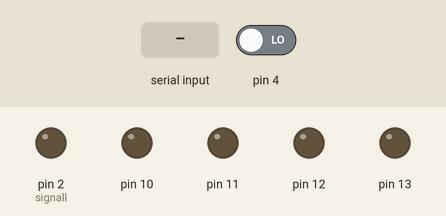
Recording of a sketch running on a simulated Arduino Uno, built with avr-gcc and run on an emulated ATmega328P. Parts: output pins drawn as LEDs (lit = HIGH). The inputs (shaded band) are chosen by the test bench; at power-on: pin 4 LOW. What the sketch prints to the serial monitor is not drawn.

Above: at 1.2 s.
1.3 s: "Reset" received over Serial
2.9 s: "Check" received over Serial
Timing chart, 0 to 5.9 s (numbered marks = the images above; inputs shaded):
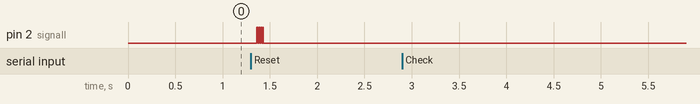

Measured:
- after the input at 1.3 s, pin 2 (signall): alternates HIGH for 0.01 s and LOW for 0.01 s, 8 changes in all, then stays LOW, starting after 0.06 s

The sketch:

RS485_Arduino.ino
```cpp
bool slave = true;
bool ok = false;
String st = "";
String startflag = "";
String sender = "";
String receiver = "";
String cmd = "";
String data = "";
String stopflag = "";
#define signall 2

void setup() {
  for (int i = 10; i < 14; i++) {
    pinMode(i, OUTPUT);
  }
  pinMode(signall, OUTPUT);
  delay(10);
  digitalWrite(signall, LOW);
  Serial.begin(9600);
  pinMode(4, INPUT);
  delay(10);
  if(digitalRead(4) == HIGH){
    slave = true;
  }
  else{
    slave = false;
  }
  delay(10);
}

void ledon(int i, String st) {
  digitalWrite(i + 9, HIGH);
  delay(10);
  digitalWrite(signall, HIGH);
  Serial.println(st);
  delay(10);
  digitalWrite(signall, LOW);
  delay(10);
}

void ledoff(int i, String st) {
  digitalWrite(i + 9, LOW);
  delay(10);
  digitalWrite(signall, HIGH);
  Serial.println(st);
  delay(10);
  digitalWrite(signall, LOW);
  delay(10);
}

void reset(bool slave, String st){
  if (st == "Reset") {
        if (slave == true) {
          for (int i = 1; i <= 4; i++) {
            digitalWrite(9 + i, LOW);
            digitalWrite(signall,HIGH);
            Serial.println("@01T" + String(i) + "#");
            delay(10);
            digitalWrite(signall,LOW);
            delay(10);
          }
        }
        else if (slave == false) {
          delay(50);
          for (int i = 1; i <= 4; i++) {
            digitalWrite(9 + i, LOW);
            digitalWrite(signall,HIGH);
            Serial.println("@02T" + String(i) + "#");
            delay(10);
            digitalWrite(signall,LOW);
            delay(10);
          }
        }
  }
}

void check(bool slave, String st){
  if(slave == true && st == "Check"){
    digitalWrite(signall,HIGH);
    Serial.println("ON1");
    digitalWrite(signall,LOW);
  }
  if(slave == false && st == "Check"){
    delay(20);
    digitalWrite(signall,HIGH);
    Serial.println("ON2");
    digitalWrite(signall,LOW);
  }
}

void loop() {
  while (Serial.available() > 0) {
    char c = Serial.read();
    st += c;
    delay(2);
    ok = true;
  }

  if(ok == true){
    st.trim();
    startflag = st.substring(0, 1);
    sender = st.substring(1, 2);
    receiver = st.substring(2, 3);
    cmd = st.substring(3, 4);

    int leng = st.length();
    int a = leng - 1;
    data = st.substring(4, a);
    stopflag = st.substring(a, leng);
    int intdata = data.toInt();

    if (startflag == "@" && stopflag == "#") {
      if (slave == true && receiver == "1") {
        if (cmd == "B") {
          ledon(intdata, st);
        } else if (cmd == "T") {
          ledoff(intdata, st);
        }
      } else if (slave == false && receiver == "2") {
        if (cmd == "B") {
          ledon(intdata, st);
        } else if (cmd == "T") {
          ledoff(intdata, st);
        }
      }
    }
    reset(slave,st);
    check(slave,st);
    st = "";
    ok = false;
  }
}
```
